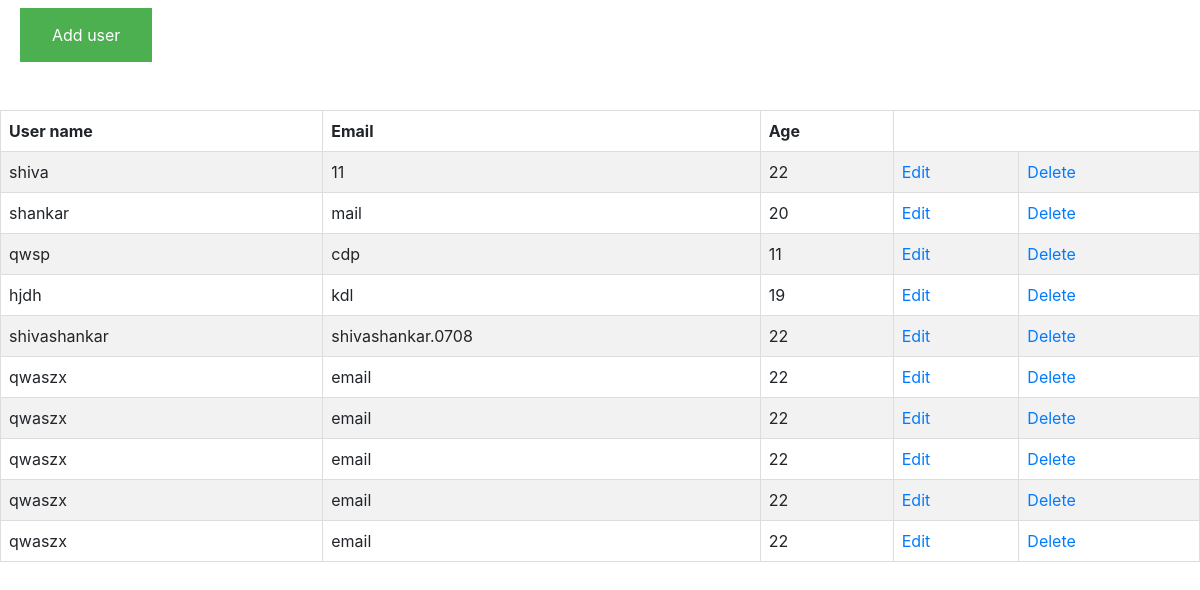
The page / on the database its author committed.
### tables this page shows
CREATE TABLE `data` (
  `id` int(11) NOT NULL,
  `name` varchar(20) NOT NULL,
  `email` varchar(20) NOT NULL,
  `age` int(11) NOT NULL
);

### server.php (called while the page is built, shortened)
<?php
$localhost="localhost";
$username="root";
$password="";
$dbname="tutorials";
$conn=mysqli_connect($localhost,$username,$password,$dbname);
	if($conn)
	{
			$sql="SELECT * FROM data";
		$result=mysqli_query($conn,$sql);
	}
 ?>

### index.php (the view, shortened to what this page needs)
<?php include('server.php'); ?>
 <!doctype html>
 <html>
 <head>
     <link rel="stylesheet" href="https://stackpath.bootstrapcdn.com/bootstrap/4.3.1/css/bootstrap.min.css">
 </head>
 <body>
	<div class ="row">
		<div class="col-sm-12">
			<button id="myBtn">Add user</button>
		</div>
	</div>
	<br>
	<br>
		<div style="overflow-x:auto;" class="table-responsive">
		<center>
		 <table border="2">
		 <tr>
				<th>User name</th>
				<th>Email</th>
				<th>Age</th>
		 </tr>
		 <?php while($row=mysqli_fetch_assoc($result))  { ?>
		 <tr>
			 <td>
				<?php echo $row['name']; ?>
			 </td>
			 <td>
				<?php echo $row['email']; ?>
			 </td>
			 <td>
				<?php echo $row['age']; ?>
			 </td>
			 <td>
				<a href="index.php?edit=<?php echo $row['id'];?>">Edit</a>
			 </td>
			 <td>
				<a href="index.php?delete=<?php echo $row['id'];?>">Delete</a>
			 </td>
		 </tr>
		 <?php } ?>
		 </center>
	 </div>
 </body>
 </html>

### index.php (style rules this page uses)
table { border-collapse: collapse; border-spacing: 0; width: 100%; border: 1px solid #ddd; }
th, td { text-align: left; padding: 8px; }
tr:nth-child(even) { background-color: #f2f2f2 }
#myBtn { background-color: #4CAF50; border: none; color: white; margin-left:20px; padding: 15px 32px; text-align: center; text-decoration: none; display: inline-block; font-size: 16px; }

### rows shown on the page
data: name "shiva", email "11", age "22"
data: name "shankar", email "mail", age "20"
data: name "qwsp", email "cdp", age "11"
data: name "hjdh", email "kdl", age "19"
data: name "shivashankar", email "shivashankar.0708", age "22"
data: name "qwaszx", email "email", age "22"
data: name "qwaszx", email "email", age "22"
data: name "qwaszx", email "email", age "22"
data: name "qwaszx", email "email", age "22"
data: name "qwaszx", email "email", age "22"
